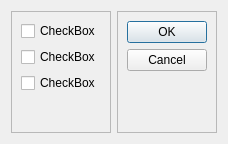
<?xml version="1.0" encoding="UTF-8"?>
<ui version="4.0">
 <class>MyDialog</class>
 <widget class="QDialog" name="MyDialog">
  <property name="geometry">
   <rect>
    <x>0</x>
    <y>0</y>
    <width>218</width>
    <height>144</height>
   </rect>
  </property>
  <property name="windowTitle">
   <string>Dialog</string>
  </property>
  <layout class="QHBoxLayout" name="horizontalLayout">
   <item>
    <widget class="QFrame" name="frame">
     <property name="frameShape">
      <enum>QFrame::StyledPanel</enum>
     </property>
     <property name="frameShadow">
      <enum>QFrame::Raised</enum>
     </property>
     <layout class="QVBoxLayout" name="verticalLayout_2">
      <item>
       <widget class="QCheckBox" name="checkBox">
        <property name="text">
         <string>CheckBox</string>
        </property>
       </widget>
      </item>
      <item>
       <widget class="QCheckBox" name="checkBox_2">
        <property name="text">
         <string>CheckBox</string>
        </property>
       </widget>
      </item>
      <item>
       <widget class="QCheckBox" name="checkBox_3">
        <property name="text">
         <string>CheckBox</string>
        </property>
       </widget>
      </item>
      <item>
       <spacer name="verticalSpacer_2">
        <property name="orientation">
         <enum>Qt::Vertical</enum>
        </property>
        <property name="sizeHint" stdset="0">
         <size>
          <width>20</width>
          <height>79</height>
         </size>
        </property>
       </spacer>
      </item>
     </layout>
    </widget>
   </item>
   <item>
    <widget class="QFrame" name="frame_2">
     <property name="sizePolicy">
      <sizepolicy hsizetype="Fixed" vsizetype="Preferred">
       <horstretch>0</horstretch>
       <verstretch>0</verstretch>
      </sizepolicy>
     </property>
     <property name="frameShape">
      <enum>QFrame::StyledPanel</enum>
     </property>
     <property name="frameShadow">
      <enum>QFrame::Raised</enum>
     </property>
     <layout class="QVBoxLayout" name="verticalLayout">
      <item>
       <widget class="QDialogButtonBox" name="buttonBox">
        <property name="sizePolicy">
         <sizepolicy hsizetype="Fixed" vsizetype="Fixed">
          <horstretch>0</horstretch>
          <verstretch>0</verstretch>
         </sizepolicy>
        </property>
        <property name="orientation">
         <enum>Qt::Vertical</enum>
        </property>
        <property name="standardButtons">
         <set>QDialogButtonBox::Cancel|QDialogButtonBox::Ok</set>
        </property>
       </widget>
      </item>
      <item>
       <spacer name="verticalSpacer">
        <property name="orientation">
         <enum>Qt::Vertical</enum>
        </property>
        <property name="sizeHint" stdset="0">
         <size>
          <width>20</width>
          <height>40</height>
         </size>
        </property>
       </spacer>
      </item>
     </layout>
    </widget>
   </item>
  </layout>
 </widget>
 <resources/>
 <connections>
  <connection>
   <sender>buttonBox</sender>
   <signal>accepted()</signal>
   <receiver>MyDialog</receiver>
   <slot>accept()</slot>
   <hints>
    <hint type="sourcelabel">
     <x>248</x>
     <y>254</y>
    </hint>
    <hint type="destinationlabel">
     <x>157</x>
     <y>274</y>
    </hint>
   </hints>
  </connection>
  <connection>
   <sender>buttonBox</sender>
   <signal>rejected()</signal>
   <receiver>MyDialog</receiver>
   <slot>reject()</slot>
   <hints>
    <hint type="sourcelabel">
     <x>316</x>
     <y>260</y>
    </hint>
    <hint type="destinationlabel">
     <x>286</x>
     <y>274</y>
    </hint>
   </hints>
  </connection>
 </connections>
</ui>
